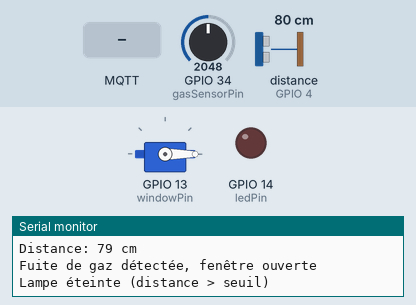
This sketch was run on a simulated ESP32. On the bench: servo, output pins drawn as LEDs (lit = HIGH), the last lines printed to the serial monitor. Wiring (from diagram.json): ultrasonic range finder: trigger GPIO 16; echo GPIO 4. The inputs (shaded band) are chosen by the test bench; at power-on: distance to the obstacle (sensor on GPIO 4) 80 cm, GPIO 34 (gasSensorPin) = 2048. The echo pulse lasts 58.3 µs per cm; WiFi joins after 1.5 s; servers stay silent unless stated; no MQTT or app messages arrive unless stated; pins used as bus, display or sensor lines are not drawn.

Above: at 2.7 s.
2.8 s: distance to the obstacle (sensor on GPIO 4) set to 55 cm
4.7 s: distance to the obstacle (sensor on GPIO 4) set to 46 cm
At 6.6 s:
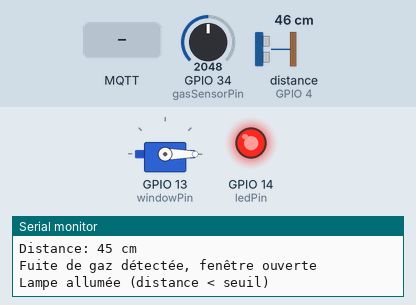
7.0 s: GPIO 34 (gasSensorPin) set to 0
At 8.4 s:
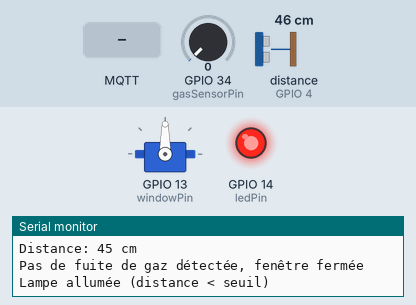
11.0 s: MQTT message "TURN_OFF_LAMP" arrives on the first subscribed topic
13.0 s: distance to the obstacle (sensor on GPIO 4) set to 60 cm
At 14.0 s:
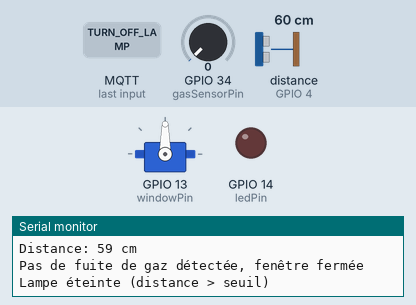
Timing chart, 0 to 16.0 s (numbered marks = the images above; inputs shaded):
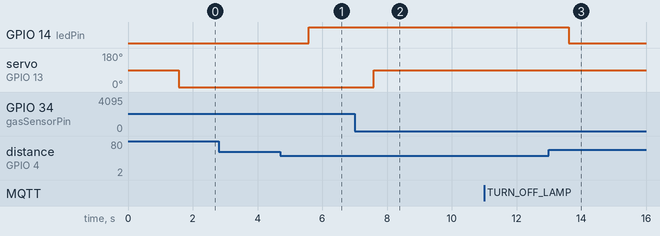

The sketch:

wifi-scan.ino
```cpp
#include <WiFi.h>
#include <PubSubClient.h>
#include <ESP32Servo.h>  // Bibliothèque standard Servo.h

// Configuration WiFi
const char* ssid = "Wokwi-GUEST";
const char* password = "";

// Configuration MQTT
const char* mqtt_server = "broker.hivemq.com";
const char* topic_gas = "smartHome/kitchen/gasLevel"; // Topic pour la lecture du niveau de gaz
const char* topic_distance = "smartHome/kitchen/distance"; // Topic pour la lecture de la distance
const char* topic_alert = "smartHome/kitchen/alert"; // Topic pour envoyer l'alerte de fuite de gaz
const char* topic_lamp_status = "smartHome/kitchen/lampStatus"; // Topic pour l'état de la lampe
const char* topic_sub = "smartHome/kitchen/commands"; // Topic pour recevoir des commandes
WiFiClient espClient;
PubSubClient client(espClient);

// Capteur de gaz simulé (potentiomètre)
const int gasSensorPin = 34; // GPIO pour simuler le capteur de gaz
int gasValue = 0;            // Valeur lue du "capteur de gaz"

// Capteur ultrasonique pour la LED
const int trigPin = 16; // GPIO pour TRIG
const int echoPin = 4; // GPIO pour ECHO

// LED et actionneurs
const int ledPin = 14;  // GPIO pour la lampe (LED)
Servo servoWindow;     // Servo pour la fenêtre
const int windowPin = 13;  // GPIO pour le servo de la fenêtre

// Variables
const int gasThreshold = 400;    // Seuil pour détecter une fuite de gaz
const int distanceThreshold = 50; // Distance pour allumer/éteindre la lampe

void setup() {
  Serial.begin(115200);

  // Initialisation des capteurs et actionneurs
  pinMode(trigPin, OUTPUT);
  pinMode(echoPin, INPUT);
  pinMode(ledPin, OUTPUT);
  pinMode(gasSensorPin, INPUT);
  servoWindow.attach(windowPin);
  servoWindow.write(90); // Fenêtre fermée par défaut

  // Connexion WiFi
  connectWiFi();

  // Configuration MQTT
  client.setServer(mqtt_server, 1883);
  client.setCallback(callback);
  connectMQTT();
}

void loop() {
  if (!client.connected()) {
    connectMQTT();
  }
  client.loop();

  // Lecture du "capteur de gaz" simulé
  gasValue = analogRead(gasSensorPin);

  // Mesurer la distance avec le capteur ultrasonique
  long distance = measureDistance();

  // Publier les données des capteurs sur des topics séparés
  String gasStatus = "Niveau de gaz: " + String(gasValue);
  client.publish(topic_gas, gasStatus.c_str());
  Serial.println(gasStatus);

  String distanceStatus = "Distance: " + String(distance) + " cm";
  client.publish(topic_distance, distanceStatus.c_str());
  Serial.println(distanceStatus);

  // Détection de fuite de gaz et contrôle de la fenêtre
  if (gasValue > gasThreshold) {
    servoWindow.write(0); // Ouvre la fenêtre
    client.publish(topic_alert, "Fuite de gaz détectée, fenêtre ouverte!");
    Serial.println("Fuite de gaz détectée, fenêtre ouverte");
  } else if (gasValue == 0) {
    servoWindow.write(90); // Ferme la fenêtre
    client.publish(topic_alert, "Pas de fuite de gaz détectée, fenêtre fermée");
    Serial.println("Pas de fuite de gaz détectée, fenêtre fermée");
  } else {
    servoWindow.write(0); // Ferme la fenêtre
  }

  // Contrôle de la lampe avec le capteur ultrasonique
  if (distance > 0 && distance < distanceThreshold) {
    digitalWrite(ledPin, HIGH); // Allume la lampe
    client.publish(topic_lamp_status, "Lampe allumée");
    Serial.println("Lampe allumée (distance < seuil)");
  } else {
    digitalWrite(ledPin, LOW); // Éteint la lampe
    client.publish(topic_lamp_status, "Lampe éteinte");
    Serial.println("Lampe éteinte (distance > seuil)");
  }

  delay(2000); // Délai avant la prochaine lecture
}

// Fonction pour mesurer la distance avec le capteur ultrasonique
long measureDistance() {
  digitalWrite(trigPin, LOW);
  delayMicroseconds(2);
  digitalWrite(trigPin, HIGH);
  delayMicroseconds(10);
  digitalWrite(trigPin, LOW);

  long duration = pulseIn(echoPin, HIGH); // Temps en microsecondes
  long distance = duration * 0.034 / 2;   // Convertir en cm
  return distance;
}

// Fonction pour connecter au WiFi
void connectWiFi() {
  Serial.print("Connexion au WiFi");
  WiFi.begin(ssid, password);
  while (WiFi.status() != WL_CONNECTED) {
    delay(500);
    Serial.print(".");
  }
  Serial.println("Connecté !");
}

// Fonction pour connecter au serveur MQTT
void connectMQTT() {
  while (!client.connected()) {
    Serial.print("Connexion au serveur MQTT...");
    if (client.connect("ESP32_Kitchen")) {
      Serial.println("Connecté !");
      client.subscribe(topic_sub); // S'abonne aux commandes MQTT
    } else {
      Serial.print("Échec, rc=");
      Serial.print(client.state());
      delay(5000);
    }
  }
}

// Fonction pour traiter les commandes MQTT
void callback(char* topic, byte* payload, unsigned int length) {
  String command = "";
  for (int i = 0; i < length; i++) {
    command += (char)payload[i];
  }
  Serial.print("Commande reçue : ");
  Serial.println(command);

  if (command == "TURN_ON_LAMP") {
    digitalWrite(ledPin, HIGH); // Allume la lampe
    client.publish(topic_lamp_status, "Lampe allumée");
  } else if (command == "TURN_OFF_LAMP") {
    digitalWrite(ledPin, LOW); // Éteint la lampe
    client.publish(topic_lamp_status, "Lampe éteinte");
  } else if (command == "OPEN_WINDOW") {
    servoWindow.write(90); // Ouvre la fenêtre
  } else if (command == "CLOSE_WINDOW") {
    servoWindow.write(0); // Ferme la fenêtre
  }
}
```

Measured:
- the behaviour switches between 51 and 50 cm on distance to the obstacle (sensor on GPIO 4) (found by bisection; images 0 and 1)
- after the input at 4.7 s, GPIO 14 (ledPin): LOW → HIGH after 0.88 s
- after the input at 7.0 s, servo on GPIO 13 (windowPin): 0° → 90° after 0.59 s
- after the input at 13.0 s, GPIO 14 (ledPin): HIGH → LOW after 0.61 s
